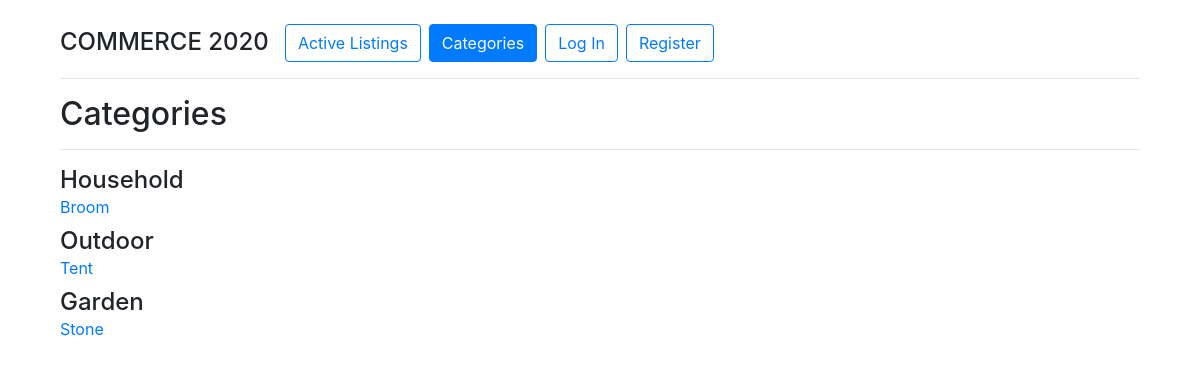
The page /categories on the database as committed earlier.
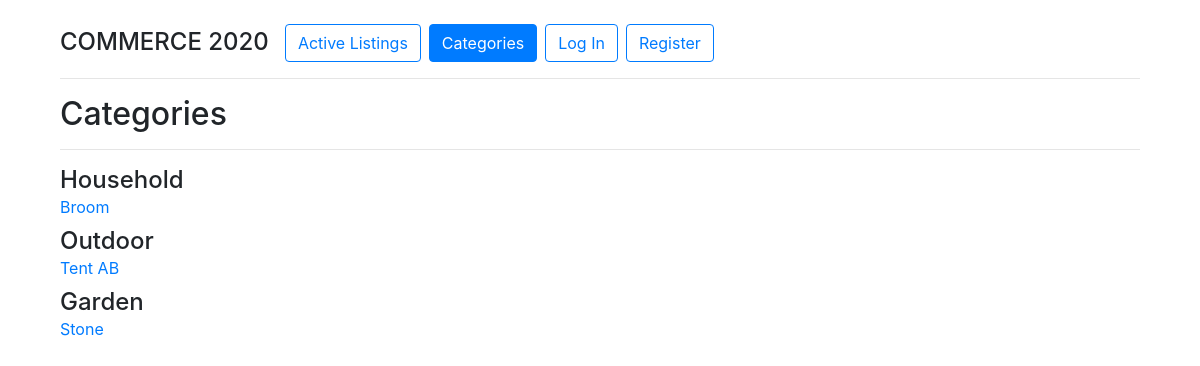
The same page on the database as committed later.
### auctions/models.py (models this page shows, shortened)
class Listing(models.Model):
    title = models.CharField(max_length=64, unique=True)
    description = models.CharField(max_length=512)
    imgurl = models.CharField(max_length=128)
    start_price = models.DecimalField(max_digits=12, decimal_places=2)
    closed = models.BooleanField(default=False, editable=False)
    bids = models.ManyToManyField('Bid', blank=True, related_name='listing_bids')
    user = models.ForeignKey(User, on_delete=models.CASCADE, null=True)
    category = models.ForeignKey(Category, on_delete=models.CASCADE)

### auctions/views.py (the view)
# urls.py: path("categories", views.categories, name="categories")
def categories(request):
    template = 'auctions/categories.html'
    categories = Category.objects.all()
    categories_id = Listing.objects.order_by().values('category').distinct()
    listings = Listing.objects.all()
    return render(request, template, {
        'categories_id': categories_id,
        'categories': categories,
        'listings': listings,
    })

### auctions/context_processors.py (called while the page is built)
def get_current_year_to_context(request):
    current_datetime = datetime.datetime.now()
    return {
        'current_year': current_datetime.year
    }

def get_listings_count_to_context(request):
    return {
        "listings_count": Listing.objects.all().count()
    }

### auctions/templates/auctions/categories.html (shortened to what this page needs)
{% extends 'auctions/layout.html' %}
{% block body %}
    <h2>Categories</h2>
    <hr>
    {% for item in categories_id %}
        {% for category in categories %}
            {% if category.id == item.category %}
                <h4 class="mb-0 mt-2">{{ category.category }}</h4>
                {% for listing in listings %}
                    {% if listing.category.id == category.id%}
                        <a class="mt-0" href="/listings/{{ listing.id }}">{{ listing.title }}</a> <br>
                    {% endif %}
                {% endfor %}
            {% endif %}
        {% endfor %}
    {% endfor %}
{% endblock %}

Rows that differ between the two databases and show on the page:
changed Listing: title "Tent" → "Tent AB"
